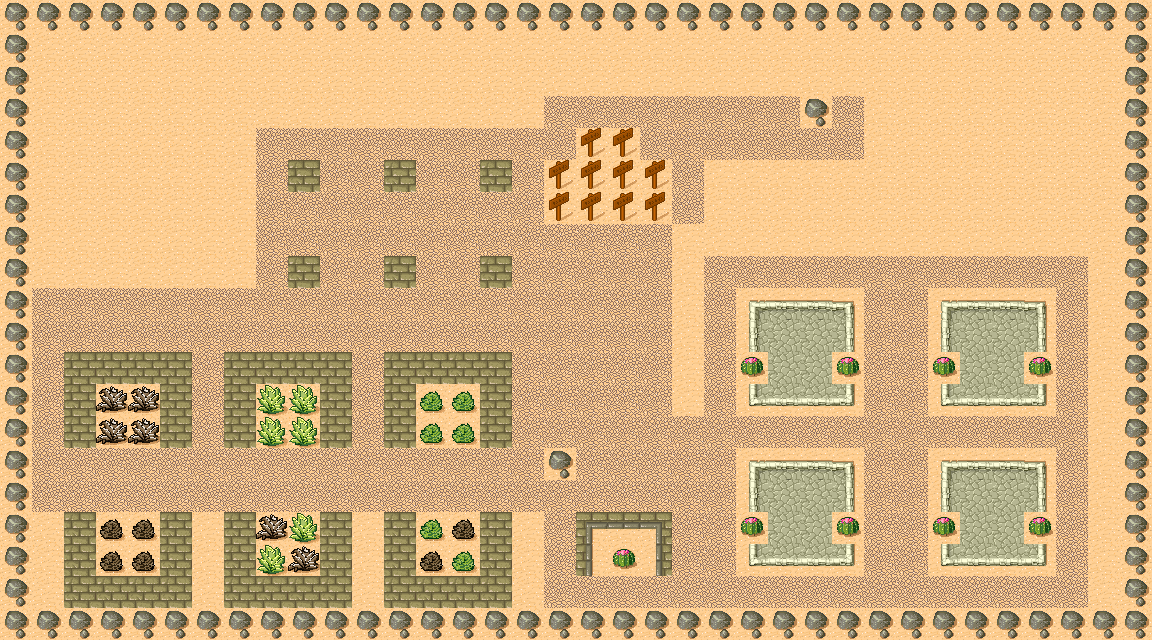

A level layout from a 2D game, rendered from its tile map. Below: a short description, then the map file with tile-grid data replaced by summaries:
An orthogonal 36x20 tile map with 32x32 px tiles, 1 tile layer (background) and 720 objects (352x b, 212x r, 95x things, 20x serve, 10x door, ...).

<map version="1.0" orientation="orthogonal" width="36" height="20" tilewidth="32" tileheight="32">
 <tileset firstgid="1" name="map" tilewidth="32" tileheight="32" spacing="1" margin="1">
  <image source="map.png" width="265" height="199" />
 </tileset>
 <layer name="background" width="36" height="20">
  <data>[720 cells, 720 non-empty, 24 distinct tile ids]</data>
 </layer>
 <objectgroup name="object" width="36" height="20">
  <object name="r" x="704" y="96" width="32" height="32">
   <properties>
    <property name="objectid" value="1" />
   </properties>
  </object>
  <object name="r" x="704" y="128" width="32" height="32">
   <properties>
    <property name="objectid" value="1" />
   </properties>
  </object>
  <object name="r" x="736" y="96" width="32" height="32">
   <properties>
    <property name="objectid" value="1" />
   </properties>
  </object>
  <object name="r" x="768" y="96" width="32" height="32">
   <properties>
    <property name="objectid" value="1" />
   </properties>
  </object>
  <object name="r" x="832" y="96" width="32" height="32">
   <properties>
    <property name="objectid" value="1" />
   </properties>
  </object>
  <object name="r" x="736" y="128" width="32" height="32">
   <properties>
    <property name="objectid" value="1" />
   </properties>
  </object>
  <object name="r" x="800" y="128" width="32" height="32">
   <properties>
    <property name="objectid" value="1" />
   </properties>
  </object>
  <object name="r" x="768" y="128" width="32" height="32">
   <properties>
    <property name="objectid" value="1" />
   </properties>
  </object>
  <object name="r" x="832" y="128" width="32" height="32">
   <properties>
    <property name="objectid" value="1" />
   </properties>
  </object>
  <object name="start" x="800" y="96" width="32" height="32">
   <properties>
    <property name="objectid" value="10" />
   </properties>
  </object>
  <object name="r" x="576" y="256" width="32" height="32">
   <properties>
    <property name="objectid" value="1" />
   </properties>
  </object>
  <object name="r" x="544" y="256" width="32" height="32">
   <properties>
    <property name="objectid" value="1" />
   </properties>
  </object>
  <object name="r" x="576" y="320" width="32" height="32">
   <properties>
    <property name="objectid" value="1" />
   </properties>
  </object>
  <object name="r" x="544" y="288" width="32" height="32">
   <properties>
    <property name="objectid" value="1" />
   </properties>
  </object>
  <object name="r" x="544" y="320" width="32" height="32">
   <properties>
    <property name="objectid" value="1" />
   </properties>
  </object>
  <object name="r" x="576" y="288" width="32" height="32">
   <properties>
    <property name="objectid" value="1" />
   </properties>
  </object>
  <object name="r" x="576" y="384" width="32" height="32">
   <properties>
    <property name="objectid" value="1" />
   </properties>
  </object>
  <object name="r" x="544" y="352" width="32" height="32">
   <properties>
    <property name="objectid" value="1" />
   </properties>
  </object>
  <object name="r" x="544" y="384" width="32" height="32">
   <properties>
    <property name="objectid" value="1" />
   </properties>
  </object>
  <object name="r" x="576" y="352" width="32" height="32">
   <properties>
    <property name="objectid" value="1" />
   </properties>
  </object>
  <object name="r" x="576" y="448" width="32" height="32">
   <properties>
    <property name="objectid" value="1" />
   </properties>
  </object>
  <object name="r" x="544" y="416" width="32" height="32">
   <properties>
    <property name="objectid" value="1" />
   </properties>
  </object>
  <object name="r" x="576" y="416" width="32" height="32">
   <properties>
    <property name="objectid" value="1" />
   </properties>
  </object>
  <object name="r" x="640" y="448" width="32" height="32">
   <properties>
    <property name="objectid" value="1" />
   </properties>
  </object>
  <object name="r" x="640" y="416" width="32" height="32">
   <properties>
    <property name="objectid" value="1" />
   </properties>
  </object>
  <object name="r" x="704" y="448" width="32" height="32">
   <properties>
    <property name="objectid" value="1" />
   </properties>
  </object>
  <object name="r" x="672" y="416" width="32" height="32">
   <properties>
    <property name="objectid" value="1" />
   </properties>
  </object>
  <object name="r" x="672" y="448" width="32" height="32">
   <properties>
    <property name="objectid" value="1" />
   </properties>
  </object>
  <object name="r" x="704" y="416" width="32" height="32">
   <properties>
    <property name="objectid" value="1" />
   </properties>
  </object>
  <object name="r" x="544" y="480" width="32" height="32">
   <properties>
    <property name="objectid" value="1" />
   </properties>
  </object>
  <object name="r" x="544" y="512" width="32" height="32">
   <properties>
    <property name="objectid" value="1" />
   </properties>
  </object>
  <object name="r" x="576" y="480" width="32" height="32">
   <properties>
    <property name="objectid" value="1" />
   </properties>
  </object>
  <object name="queue" x="608" y="480" width="32" height="32">
   <properties>
    <property name="objectid" value="14" />
    <property name="queue" value="1" />
   </properties>
  </object>
  </objectgroup>
</map>
<!-- 687 of 720 objects omitted -->
